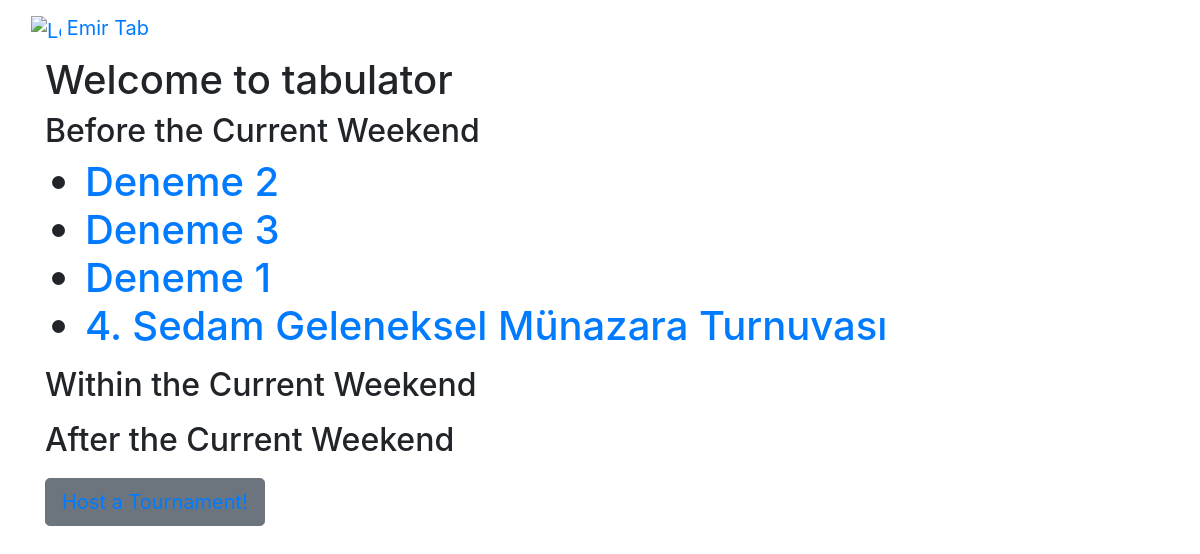
The page / on the database its author committed.
### main_page/models.py (models this page shows, shortened)
class Tournament(models.Model):
    name = models.CharField(max_length=100,unique = True, primary_key = True)
    host = models.CharField(max_length=100,null=True)
    date = models.DateTimeField(max_length=100)
    round = models.IntegerField(default=1)
    outround = models.BooleanField(default = False)
    motions = models.TextField(max_length=400,null=True,blank=True)
    adjudicator_view_accessible = models.BooleanField(default=False, verbose_name="Juri Listesini Görünür Yap")
    team_view_accessible = models.BooleanField(default=False, verbose_name="Takım Listesini Görünür Yap")
    participant_view_accessible = models.BooleanField(default=False, verbose_name="Katılımcı Listesini Görünür Yap")
    ordered_speaker_view_accessible = models.BooleanField(default=False, verbose_name="Konuşmacı Puanlarını Yap")
    ordered_team_view_accessible = models.BooleanField(default=False, verbose_name="Takım Puanlarını Görünür Yap")
    r1_view_accessible = models.BooleanField(default=False, verbose_name="1. Raundu Görünür Yap")
    r2_view_accessible = models.BooleanField(default=False, verbose_name="2. Raundu Görünür Yap")
    r3_view_accessible = models.BooleanField(default=False, verbose_name="3. Raundu Görünür Yap")
    r4_view_accessible = models.BooleanField(default=False, verbose_name="4. Raundu Görünür Yap")
    r5_view_accessible = models.BooleanField(default=False, verbose_name="5. Raundu Görünür Yap")
    otuziki_view_accessible = models.BooleanField(default=False, verbose_name="Ön Çeyrek Turunu Görünür Yap")
    yirmidort_view_accessible = models.BooleanField(default=False, verbose_name="Kısmi Çeyrek Turunu Görünür Yap")
    onalti_view_accessible = models.BooleanField(default=False, verbose_name="Çeyrek Final Turunu Görünür Yap")
    oniki_view_accessible = models.BooleanField(default=False, verbose_name="Kısmi Yarı Turunu Görünür Yap")
    sekiz_view_accessible = models.BooleanField(default=False, verbose_name="Yarı Final Turunu Görünür Yap")
    final_view_accessible = models.BooleanField(default=False, verbose_name="Final Turunu Görünür Yap")
    class Meta:
        ordering = ["date"]

### main_page/views.py (the view)
# urls.py: path('',views.tourn_list_view, name="tournament_list"),
def tourn_list_view(request):
    today = timezone.now()
    previous_saturday = today - timedelta(days=(today.weekday() + 2) % 7)
    before_weekend = []
    in_weekend = []
    after_weekend = []
    queryset = Tournament.objects.all()  # Replace with your queryset
    for item in queryset:
        if item.date < previous_saturday:
            before_weekend.append(item)
        elif previous_saturday <= item.date < today:
            in_weekend.append(item)
        else:
            after_weekend.append(item)
    return render(request, 'main_page/main_p.html', {
        'before_weekend': before_weekend,
        'in_weekend': in_weekend,
        'after_weekend': after_weekend,
    })

### main_page/templates/main_page/main_p.html (shortened to what this page needs)
<!DOCTYPE html>
<html>
  <head>
    <link rel="stylesheet" href="https://stackpath.bootstrapcdn.com/bootstrap/4.3.1/css/bootstrap.min.css">
    <link rel="stylesheet" href="https://cdnjs.cloudflare.com/ajax/libs/font-awesome/5.8.1/css/fontawesome.min.css">
    {% load static %}
  </head>
  <body>
    <nav class="navbar bg-body-tertiary">
        <div class="container-fluid">
          <a class="navbar-brand" href="{% url 'tournament_list' %}">
            <img src="/docs/5.3/assets/brand/bootstrap-logo.svg" alt="Logo" width="30" height="24" class="d-inline-block align-text-top">
            Emir Tab
          </a>
        </div>
      </nav>
<div class = "container">
{% block bodyblock %}
<h1>Welcome to tabulator<h1>
    <div class="before-weekend-container">
        <h2>Before the Current Weekend</h2>
        <ul>
          {% for item in before_weekend %}
              <li><a href="{% url 'detail' item.pk %}">{{ item.name }}</a></li>
          {% endfor %}
        </ul>
    </div>
    <div class="in-weekend-container">
        <h2>Within the Current Weekend</h2>
    </div>
    <div class="after-weekend-container">
        <h2>After the Current Weekend</h2>
    </div>
    <button type="button" class="btn btn-secondary btn-lg"><a href="{% url 'hosting' %}">Host a Tournament!</a></button>
{%endblock%}
</div>
  </body>
</html>

### rows shown on the page
Tournament: name "Deneme 2"
Tournament: name "Deneme 3"
Tournament: name "Deneme 1"
Tournament: name "4. Sedam Geleneksel Münazara Turnuvası"
